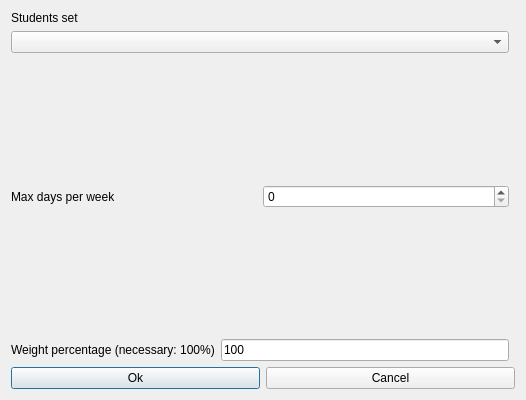
<?xml version="1.0" encoding="UTF-8"?>
<ui version="4.0">
 <class>ModifyConstraintStudentsSetMaxDaysPerWeekForm_template</class>
 <widget class="QDialog" name="ModifyConstraintStudentsSetMaxDaysPerWeekForm_template">
  <property name="geometry">
   <rect>
    <x>0</x>
    <y>0</y>
    <width>526</width>
    <height>400</height>
   </rect>
  </property>
  <property name="windowTitle">
   <string extracomment="This is the title of the dialog to modify a constraint of this type">Modify students set max days per week</string>
  </property>
  <layout class="QGridLayout">
   <item row="0" column="0">
    <layout class="QVBoxLayout">
     <item>
      <widget class="QLabel" name="studentsTextLabel">
       <property name="frameShape">
        <enum>QFrame::NoFrame</enum>
       </property>
       <property name="frameShadow">
        <enum>QFrame::Plain</enum>
       </property>
       <property name="text">
        <string>Students set</string>
       </property>
       <property name="wordWrap">
        <bool>false</bool>
       </property>
      </widget>
     </item>
     <item>
      <widget class="QComboBox" name="studentsComboBox">
       <property name="editable">
        <bool>false</bool>
       </property>
       <property name="insertPolicy">
        <enum>QComboBox::NoInsert</enum>
       </property>
       <property name="duplicatesEnabled">
        <bool>false</bool>
       </property>
      </widget>
     </item>
    </layout>
   </item>
   <item row="2" column="0">
    <layout class="QHBoxLayout">
     <item>
      <widget class="QLabel" name="maxDaysTextLabel">
       <property name="frameShape">
        <enum>QFrame::NoFrame</enum>
       </property>
       <property name="frameShadow">
        <enum>QFrame::Plain</enum>
       </property>
       <property name="text">
        <string>Max days per week</string>
       </property>
       <property name="wordWrap">
        <bool>false</bool>
       </property>
      </widget>
     </item>
     <item>
      <widget class="QSpinBox" name="maxDaysSpinBox"/>
     </item>
    </layout>
   </item>
   <item row="5" column="0" colspan="2">
    <layout class="QHBoxLayout">
     <item>
      <widget class="QPushButton" name="okPushButton">
       <property name="text">
        <string>Ok</string>
       </property>
      </widget>
     </item>
     <item>
      <widget class="QPushButton" name="cancelPushButton">
       <property name="text">
        <string>Cancel</string>
       </property>
      </widget>
     </item>
    </layout>
   </item>
   <item row="3" column="0">
    <spacer name="spacer7">
     <property name="orientation">
      <enum>Qt::Vertical</enum>
     </property>
     <property name="sizeType">
      <enum>QSizePolicy::Expanding</enum>
     </property>
     <property name="sizeHint" stdset="0">
      <size>
       <width>20</width>
       <height>31</height>
      </size>
     </property>
    </spacer>
   </item>
   <item row="1" column="0">
    <spacer name="spacer8">
     <property name="orientation">
      <enum>Qt::Vertical</enum>
     </property>
     <property name="sizeType">
      <enum>QSizePolicy::Expanding</enum>
     </property>
     <property name="sizeHint" stdset="0">
      <size>
       <width>20</width>
       <height>31</height>
      </size>
     </property>
    </spacer>
   </item>
   <item row="4" column="0">
    <layout class="QHBoxLayout">
     <item>
      <widget class="QLabel" name="weightTextLabel">
       <property name="frameShape">
        <enum>QFrame::NoFrame</enum>
       </property>
       <property name="frameShadow">
        <enum>QFrame::Plain</enum>
       </property>
       <property name="text">
        <string>Weight percentage (necessary: 100%)</string>
       </property>
       <property name="wordWrap">
        <bool>false</bool>
       </property>
      </widget>
     </item>
     <item>
      <widget class="QLineEdit" name="weightLineEdit">
       <property name="text">
        <string notr="true">100</string>
       </property>
      </widget>
     </item>
    </layout>
   </item>
  </layout>
 </widget>
 <layoutdefault spacing="6" margin="11"/>
 <resources/>
 <connections/>
</ui>
